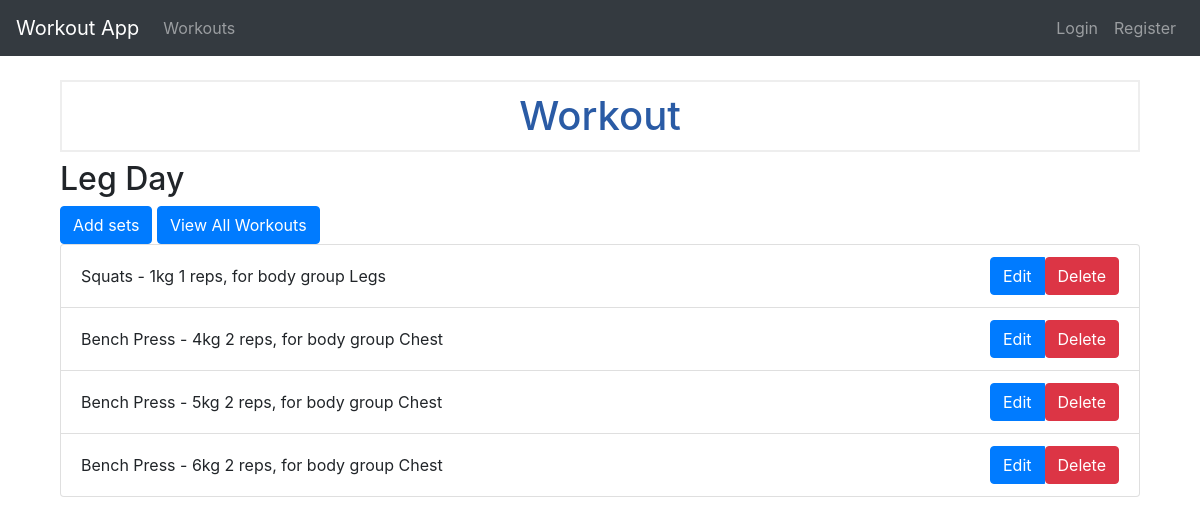
The app's page /workout/1, older data.
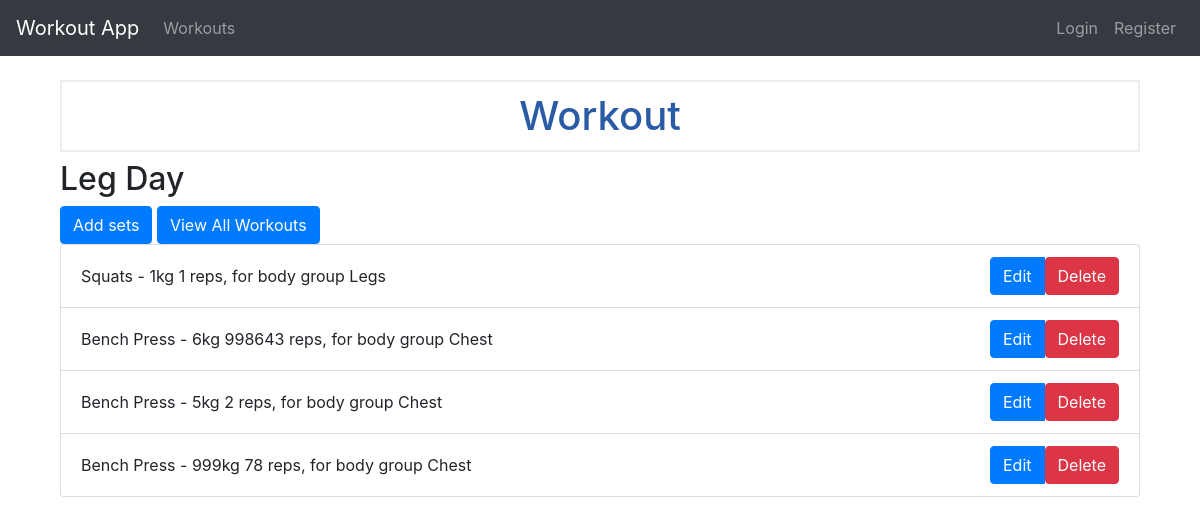
The same page, newer data.
### tables this page shows
CREATE TABLE sets (
                set_id INTEGER PRIMARY KEY AUTOINCREMENT,
                weight INTEGER NOT NULL,
                reps INTEGER NOT NULL,
                created TIMESTAMP NOT NULL DEFAULT CURRENT_TIMESTAMP,
                exercise_id INTEGER,
                workout_id INTEGER,
                FOREIGN KEY (exercise_id) REFERENCES exercise(exercise_id),
                FOREIGN KEY (workout_id) REFERENCES workout(workout_id)
             );

CREATE TABLE exercise (
                exercise_id INTEGER PRIMARY KEY AUTOINCREMENT,
                name TEXT NOT NULL,
                body_group TEXT NOT NULL,
                description TEXT NOT NULL,
                video_link TEXT
             );

### app.py (the view)
@app.route("/workout/<int:workout_id>")
def view_workout(workout_id):
    c.execute("SELECT * FROM workout WHERE workout_id = ?", (workout_id,))
    workout = c.fetchone()
    c.execute(
        "SELECT exercise.*,sets.set_id, sets.created, sets.weight, sets.reps FROM exercise JOIN sets ON exercise.exercise_id = sets.exercise_id WHERE sets.workout_id = ?",
        (workout_id,),
    )
    exercises = c.fetchall()
    return render_template("workout.html", workout=workout, exercises=exercises)

### templates/workout.html (shortened to what this page needs)
{% extends "base.html" %} {% block content %}
<div class="container">
    <h1>Workout</h1>
    <h2>{{ workout.workout_name }}</h2>
    <a class="btn btn-primary" href="{{ url_for('create_set',workout_id=workout.workout_id) }}">Add sets</a>
    <a class="btn btn-primary" href="{{ url_for('index') }}">View All Workouts</a>
    <ul class="list-group">
        {% for exercise in exercises %}
        <li class="list-group-item d-flex justify-content-between align-items-center">
            {{ exercise.name }} - {{ exercise.weight }}kg {{ exercise.reps }} reps, for body group {{ exercise.body_group }}
            <div class="btn-group" role="group">
                <a href="{{ url_for('edit_set', set_id=exercise.set_id) }}" class="btn btn-primary">Edit</a>
                <form action="{{ url_for('delete_set', set_id=exercise.set_id) }}" method="POST">
                    <button type="submit" class="btn btn-danger" onclick="return confirm('Are you sure you want to delete this set?')">Delete</button>
                </form>
            </div>
        </li>
        {% endfor %}
    </ul>
</div>
{% endblock %}

Row changes from the older to the newer data that the page shows:
changed sets (number 2 of 4 on the later page): weight "4" → "6"; reps "2" → "998643"
changed sets (number 4 of 4 on the later page): weight "6" → "999"; reps "2" → "78"
